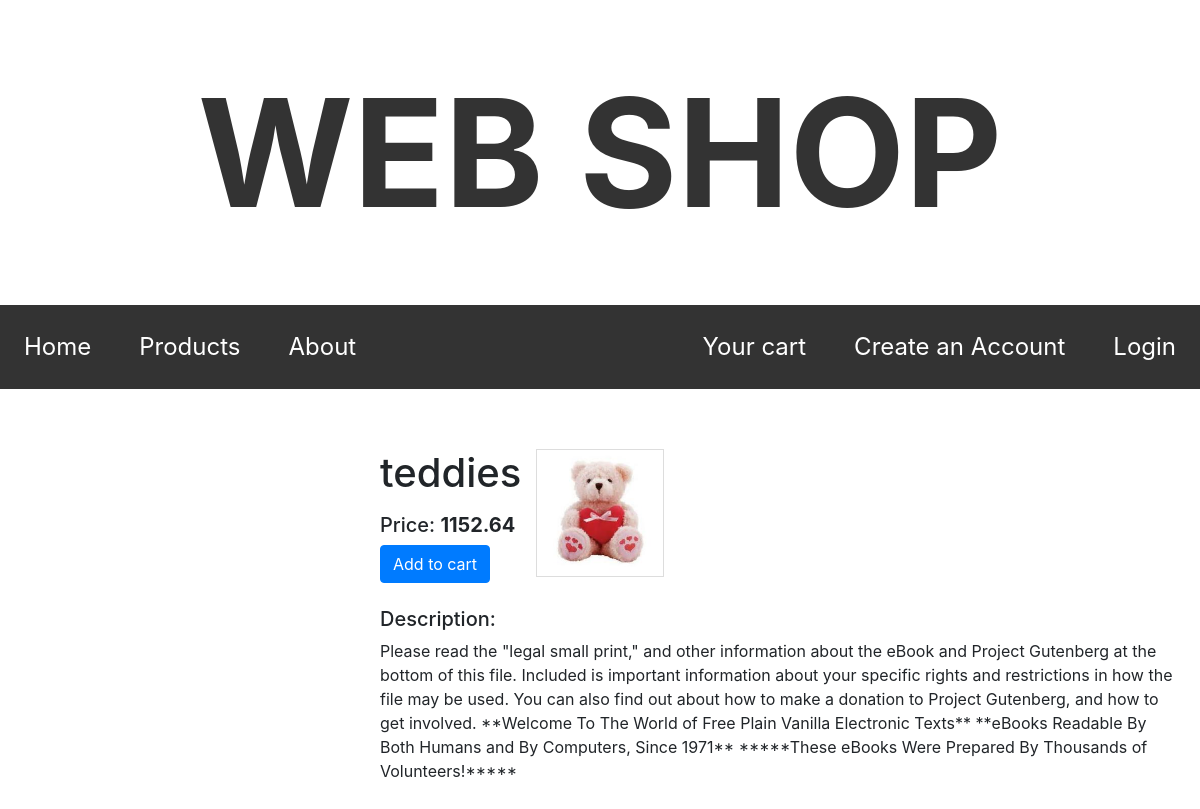
Page /products/2 on the earlier database version.
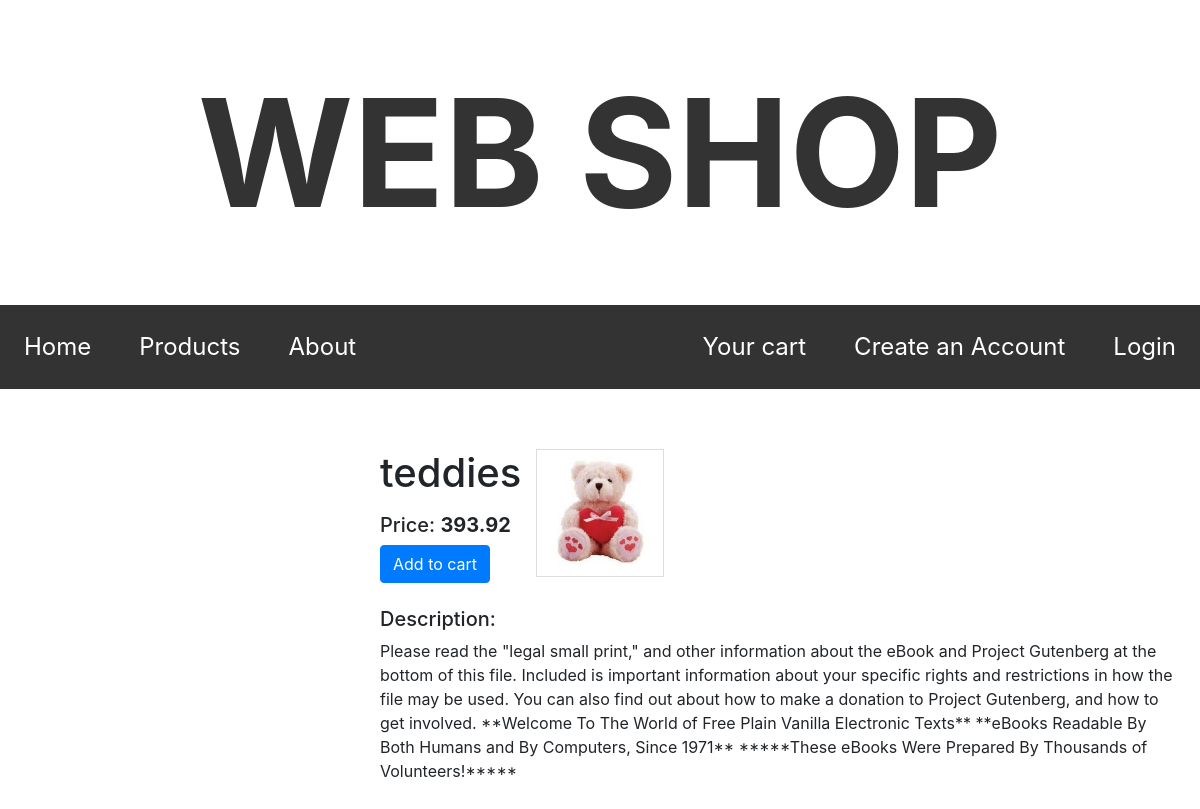
Same page on the later database version.
### web_shop/models.py (models this page shows, shortened)
class Product(db.Model):
    id = db.Column(db.Integer(), primary_key=True)
    name = db.Column(db.String(80), nullable=False, unique=True)
    price = db.Column(db.Integer(), nullable=False)  # in cents
    description = db.Column(db.Text(), default='XDDDD', nullable=False)
    date_added = db.Column(db.DateTime(), nullable=False, default=datetime.utcnow)
    image = db.Column(db.String(), nullable=False, default='pokemon.jpg')

### web_shop/routes.py (the view)
@app.route('/products/<int:product_id>')
def this_product(product_id):
    product = Product.query.filter_by(id=product_id).first()
    if current_user.is_authenticated:
        in_favourites = product_id in set((product.id for product in current_user.favourites))  # product is already favourites
    else:
        in_favourites = None
    return render_template('this_product.html', title=product.name, in_favourites=in_favourites,
                           product=product, cart=session.get('cart'), Product=Product, show_modal=False)

### web_shop/templates/this_product.html (shortened to what this page needs)
{% extends "layout.html" %}
{% block content %}
    <div class="left-content">
    </div>
    <article class="main-content">
        <div class="d-flex mb-4">
            <div class="row">
                <div class="col">
                    <h1 class="mb-3">{{ product.name }}</h1>
                    <h5>Price: <span class="font-weight-bold">{{ "{:.2f}".format(product.price / 100) }}</span></h5>
                    <a class='btn btn-primary' href="{{ url_for('add_to_cart', product_id=product.id) }}">Add to cart</a>
                </div>
                <img class="product-image" src="{{ url_for('static', filename='pictures/' + product.image) }}">
            </div>
        </div>
        <h5>Description: </h5>
        <p>{{ product.description }}</p>
    </article>
{% endblock content %}

Differences in the rows shown:
changed Product "teddies": product.price/100 "1152.64" → "393.92"
